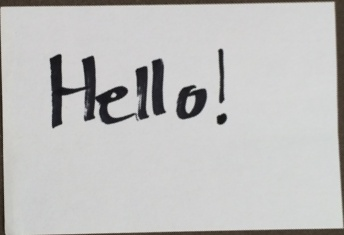
#> input picture 'quad_perspective.jpg, 344 x 235 px
$ python cornerdetection.py '../'"'"'quad_perspective.jpg'
#> lines starting #> are read from the running program, lines starting #| are printed output that depends on the picture; after the words box and inside, x2 and y2 are one past the last pixel; in counts of white or black regions, pixels touching at a corner belong together
import cv, cv2, numpy as np
import sys

def get_new(old):
    new = np.ones(old.shape, np.uint8)
    cv2.bitwise_not(new,new)
    return new

if __name__ == '__main__':
    orig = cv2.imread(sys.argv[1])
#> orig is the input picture: shape (235, 344, 3); mean B, G, R 190.7, 191.6, 192.1

    # these constants are carefully picked
    MORPH = 9
    CANNY = 84
    HOUGH = 25

    img = cv2.cvtColor(orig, cv2.COLOR_BGR2GRAY)
    cv2.GaussianBlur(img, (3,3), 0, img)
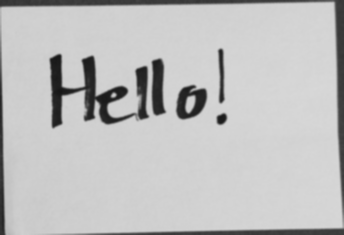
#> img: shape (235, 344); min 22, max 216, mean 191.7


    # this is to recognize white on white
    kernel = cv2.getStructuringElement(cv2.MORPH_RECT,(MORPH,MORPH))
    dilated = cv2.dilate(img, kernel)
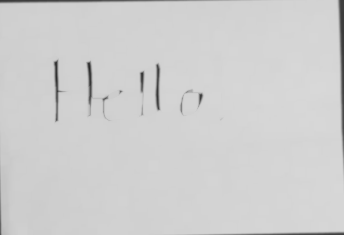
#> dilated: shape (235, 344); min 41, max 216, mean 207.1

    edges = cv2.Canny(dilated, 0, CANNY, apertureSize=3)
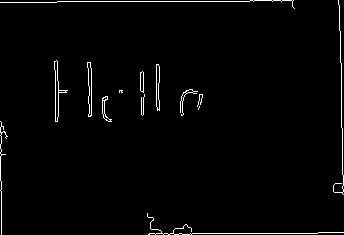
#> edges: shape (235, 344); 1.9% white in thin lines or dots

    lines = cv2.HoughLinesP(edges, 1,  3.14/180, HOUGH)
#> lines = 27 rows, first 6: [57, 1, 249, 1], [341, 79, 341, 127], [192, 233, 317, 233], [1, 181, 1, 189], [0, 190, 1, 234], [342, 174, 342, 128]
    for line in lines[0]:
         cv2.line(edges, (line[0], line[1]), (line[2], line[3]),
                         (255,0,0), 2, 8)
#> this loop made 1 pass
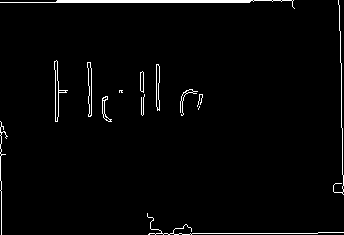
#> edges: shape (235, 344); 2.4% white; 14 white regions (2 under 20 px), largest, box (x1, y1, x2, y2) and area: (0, 0, 295, 9) 689, (147, 213, 344, 235) 257, (333, 0, 344, 195) 218

    # finding contours
#> (the run stopped early here; a loop or call above may not have finished)
